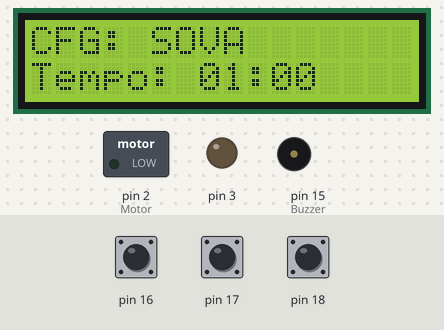
Bench run of a sketch on a simulated Arduino Uno, built with avr-gcc and run on an emulated ATmega328P. On the bench: 16×2 character LCD, switched loads named in the sketch (green lamp = pin HIGH), output pins drawn as LEDs (lit = HIGH), buzzer (waves = sounding, pin HIGH). Wiring (inferred from the names in the program): character LCD (HD44780): RS pin 8; E pin 9; data pin 4, pin 5, pin 6, pin 7. The test bench sets the inputs (shaded band); at power-on: pin 16 HIGH, pin 17 HIGH, pin 18 HIGH. Pins used as bus, display or sensor lines are not drawn.

Above: at 1.2 s.
1.3 s: pin 16 pulled LOW for 0.15 s
At 2.6 s:
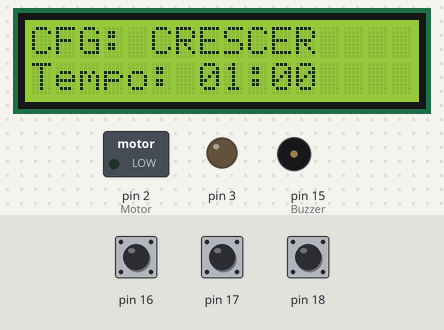
2.9 s: pin 16 pulled LOW for 1 s
At 5.1 s:
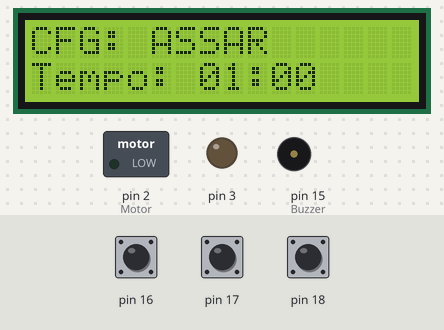
5.4 s: pin 16 pulled LOW for 0.15 s
At 5.9 s:
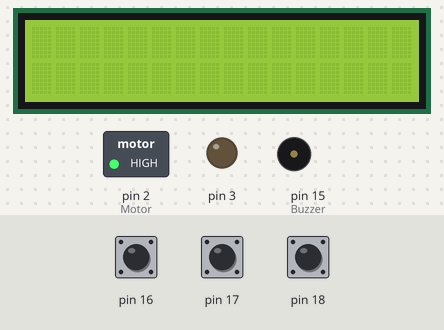
Timing chart, 0 to 8.4 s (numbered marks = the images above; inputs shaded):
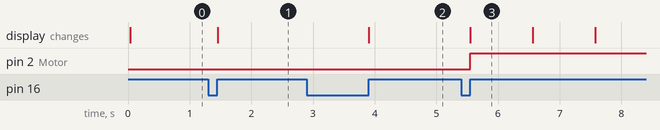

The sketch:

pao.ino
```cpp
/*
 * Panificadora Automática
 * Hardware: Arduino UNO (ATmega328P)
 *
 * Mapeamento de Pinos (Conforme PDF/Esquemático):
 * - LCD D4-D7: PD4-PD7 (Pinos Digitais 4, 5, 6, 7)
 * - LCD RS:    PB0 (Pino Digital 8)
 * - LCD E:     PB1 (Pino Digital 9)
 * - Motor:     PD2 (Pino Digital 3)
 * - Resistência: PD3 (Pino Digital 2)
 * - Buzzer:    PC1 (Pino Analógico A1 usado como Digital)
 * - Botão Sel: PC2 (Pino Analógico A2)
 * - Botão Up:  PC3 (Pino Analógico A3)
 * - Botão Down: PC4 (Pino Analógico A4)
 * - Sensor Temp: PC0 (Pino Analógico A0)
 */

#include <avr/io.h>
#include <util/delay.h>
#include <stdlib.h>
#include <stdbool.h>

#define set_bit(y, bit) (y |= (1 << bit))
#define clr_bit(y, bit) (y &= ~(1 << bit))
#define cpl_bit(y, bit) (y ^= (1 << bit))
#define tst_bit(y, bit) (y & (1 << bit))

// CONTR_LCD: porta de controle (RS, E) -> PORTB
// DADOS_LCD: porta dos 4 bits D4-D7 -> PORTD
#define CONTR_LCD PORTB
#define DADOS_LCD PORTD

// Bits de controle
#define RS 0   // PB0
#define E  1   // PB1

// Se os pinos de dados do LCD estiverem nos 4 MSB do PORTx, defina 1.
// No seu mapeamento D4-D7 = PD4-PD7 => 4 MSB de PORTD => nibble_dados = 1
#define nibble_dados 1

enum Estado {
  CONFIG_SOVA,
  CONFIG_CRESCIMENTO,
  CONFIG_ASSAR,
  RODANDO_SOVA,
  RODANDO_CRESCIMENTO,
  RODANDO_ASSAR,
  FINALIZADO
};

enum Estado estadoAtual = CONFIG_SOVA;

unsigned long contadorSegundos = 0;
unsigned long tempoRestanteSegundos = 0;
unsigned int contadorMs = 0;

// Tempos padrão (em minutos)
int tempoSova = 1; // 25
int tempoCrescer = 1; // 90
int tempoAssar = 1; // 40
int temperatura = 25;

// Controle de botões
unsigned int debounceCounter = 0;
bool botaoProcessado = false;

void cmd_LCD(unsigned char c, char cd);
void inic_LCD_4bits(void);
void pulso_enable(void);
void lcd_string(const char *str);
void lcd_set_cursor(int x, int y);
void exibe_tempo(unsigned long segundos);
void atualiza_display_config();
void gerencia_fase(const char* nomeFase);
int lerTemperatura();
long map(long x, long in_min, long in_max, long out_min, long out_max);

void setup() {
  // 1. Configuração de Portas (DDRx)
  DDRD |= 0xFC;  // Pinos 2-7 como saída (PD3-PD7)
  DDRB |= 0x03;  // Pinos 8-9 (PB0, PB1) como saída (RS, E)
  DDRC |= 0x02;  // PC1 (Buzzer) como saída
  DDRC &= ~0x1C; // PC2-PC4 como entrada (botões)

  // 2. Estado Inicial
  PORTC |= 0x1C;  // Pull-up nos botões (PC2-PC4)
  PORTD &= ~(1 << PD3); // Resistência OFF
  PORTD &= ~(1 << PD2); // Motor OFF
  PORTC &= ~(1 << PC1); // Buzzer OFF

  // 3. Configuração do ADC
  ADMUX = (1 << REFS0); // AVcc como referência
  ADCSRA = (1 << ADEN) | (1 << ADPS2) | (1 << ADPS1) | (1 << ADPS0); // Enable ADC, prescaler 128

  // 4. Inicializa LCD
  inic_LCD_4bits();

  // Tela Inicial
  cmd_LCD(0x01, 0);
  lcd_string("Panificadora");
  lcd_set_cursor(0, 1);
  lcd_string("UNO Iniciada");

  cmd_LCD(0x01, 0);
  atualiza_display_config();
}

void loop() {
  _delay_ms(1);
  contadorMs++;

  // Atualiza debounce
  if (debounceCounter > 0) {
    debounceCounter--;
  }

  static unsigned int contadorTemp = 0;

  if (estadoAtual == RODANDO_ASSAR) {
    contadorTemp++;
    if (contadorTemp >= 500) {
      contadorTemp = 0;
      temperatura = lerTemperatura();
    }
  } else {
    // reseta contador para evitar leitura imediata ao entrar em ASSAR
    contadorTemp = 0;
  }

  static unsigned int contMs = 0;

  // SÓ conta segundos durante execução
  if (estadoAtual == RODANDO_SOVA ||
      estadoAtual == RODANDO_CRESCIMENTO ||
      estadoAtual == RODANDO_ASSAR) {
    contMs++;
    if (contMs >= 1000) {
      contMs = 0;
      contadorSegundos++;
    }
  } else {
    contMs = 0;
  }

  int btn = 0; // 0:Nada, 1:Sel, 2:Up, 3:Down

  bool emExecucao = (estadoAtual == RODANDO_SOVA ||
                     estadoAtual == RODANDO_CRESCIMENTO ||
                     estadoAtual == RODANDO_ASSAR);

  bool todosSoltos = (PINC & (1 << PC2)) && (PINC & (1 << PC3)) && (PINC & (1 << PC4));

  if (todosSoltos) {
    botaoProcessado = false;
  }

  if (!emExecucao && debounceCounter == 0 && !botaoProcessado) {
    if (!(PINC & (1 << PC2))) {
      btn = 1;
      debounceCounter = 10; // 500ms debounce
      botaoProcessado = true;
    }
    else if (!(PINC & (1 << PC3))) {
      btn = 2;
      debounceCounter = 10;
      botaoProcessado = true;
    }
    else if (!(PINC & (1 << PC4))) {
      btn = 3;
      debounceCounter = 10;
      botaoProcessado = true;
    }
  }

  switch (estadoAtual) {

    case CONFIG_SOVA:
      if (btn == 2 && tempoSova < 99) {
        tempoSova++;
        atualiza_display_config();
      }
      else if (btn == 3 && tempoSova > 1) {
        tempoSova--;
        atualiza_display_config();
      }
      else if (btn == 1) {
        // Aguarda botão ser solto
        while (!(PINC & (1 << PC2))) {
          _delay_ms(10);
        }

        estadoAtual = CONFIG_CRESCIMENTO;
        cmd_LCD(0x01, 0);
        atualiza_display_config();

        // Reset flags
        botaoProcessado = false;
        debounceCounter = 0;
      }
      break;

    case CONFIG_CRESCIMENTO:
      if (btn == 2 && tempoCrescer < 180) {
        tempoCrescer++;
        atualiza_display_config();
      }
      else if (btn == 3 && tempoCrescer > 1) {
        tempoCrescer--;
        atualiza_display_config();
      }
      else if (btn == 1) {
        // Aguarda botão ser solto
        while (!(PINC & (1 << PC2))) {
          _delay_ms(10);
        }

        estadoAtual = CONFIG_ASSAR;
        cmd_LCD(0x01, 0);
        atualiza_display_config();

        // Reset flags
        botaoProcessado = false;
        debounceCounter = 0;
      }
      break;

    case CONFIG_ASSAR:
      if (btn == 2 && tempoAssar < 99) {
        tempoAssar++;
        atualiza_display_config();
      }
      else if (btn == 3 && tempoAssar > 1) {
        tempoAssar--;
        atualiza_display_config();
      }
      else if (btn == 1) {
        // Iniciar Ciclo
        while (!(PINC & (1 << PC2))) {
          _delay_ms(10); // Aguarda botão ser solto
        }

        estadoAtual = RODANDO_SOVA;
        tempoRestanteSegundos = tempoSova * 60UL;
        contadorSegundos = 0;

        // Reset COMPLETO dos contadores
        contadorMs = 0;
        debounceCounter = 0;
        botaoProcessado = false;

        cmd_LCD(0x01, 0);
        PORTD |= (1 << PD2); // Liga Motor
      }
      break;

    case RODANDO_SOVA:
      // Ignora botões durante execução
      gerencia_fase("SOVA");
      break;

    case RODANDO_CRESCIMENTO:
      // Ignora botões durante execução
      gerencia_fase("CRESCER");
      break;

    case RODANDO_ASSAR:
      // Ignora botões durante execução
      gerencia_fase("ASSAR");
      break;

    case FINALIZADO:
      if (btn == 1) {
        estadoAtual = CONFIG_SOVA;
        cmd_LCD(0x01, 0);
        atualiza_display_config();
      }
      break;
  }
}

int lerTemperatura() {
  // Seleciona canal A0
  ADMUX = (ADMUX & 0xF0) | 0x00;

  // Inicia conversão
  ADCSRA |= (1 << ADSC);

  // Aguarda conversão
  while (ADCSRA & (1 << ADSC));

  int leitura = ADC;

  int temp = map(leitura, 150, 600, 29, 120);

  // Limita valores
  if (temp < 0) temp = 0;
  if (temp > 150) temp = 150;

  return temp;
}

long map(long x, long in_min, long in_max, long out_min, long out_max) {
  return (x - in_min) * (out_max - out_min) / (in_max - in_min) + out_min;
}

void gerencia_fase(const char* titulo) {
  static unsigned long ultimoSegundo = 0;

  if (contadorSegundos != ultimoSegundo) {
    ultimoSegundo = contadorSegundos;

    if (tempoRestanteSegundos > 0) {
      tempoRestanteSegundos--;

      // Atualiza LCD com título e tempo
      lcd_set_cursor(0, 0);
      lcd_string(titulo);
      lcd_string(" ");
      exibe_tempo(tempoRestanteSegundos);
      lcd_string("   ");

      // Exibe temperatura somente durante ASSAR
      if (estadoAtual == RODANDO_ASSAR) {
        lcd_set_cursor(0, 1);
        lcd_string("Tmp:");
        char buf[5];
        itoa(temperatura, buf, 10);
        lcd_string(buf);
        lcd_string("C        ");
      } else {
        // limpa/oculta linha inferior nas outras fases
        lcd_set_cursor(0, 1);
        lcd_string("                ");
      }

    } else {
      // Transição de fase
      if (estadoAtual == RODANDO_SOVA) {
        PORTD &= ~(1 << PD2); // Desliga Motor
        estadoAtual = RODANDO_CRESCIMENTO;
        tempoRestanteSegundos = tempoCrescer * 60UL;
        contadorSegundos = 0;
        cmd_LCD(0x01, 0);
      }
      else if (estadoAtual == RODANDO_CRESCIMENTO) {
        PORTD |= (1 << PD3); // Liga Resistência (início do ASSAR)
        estadoAtual = RODANDO_ASSAR;
        tempoRestanteSegundos = tempoAssar * 60UL;
        contadorSegundos = 0;
        cmd_LCD(0x01, 0);
      }
      else if (estadoAtual == RODANDO_ASSAR) {
        PORTD &= ~(1 << PD3); // Desliga Resistência
        estadoAtual = FINALIZADO;
        cmd_LCD(0x01, 0);
        lcd_string("PAO PRONTO!");

        // Apita Buzzer
        for(int i = 0; i < 100; i++) {
          PORTC |= (1 << PC1);
          _delay_ms(1);
          PORTC &= ~(1 << PC1);
          _delay_ms(1);
        }
      }
    }
  }
}

void pulso_enable() {
  set_bit(CONTR_LCD, E);
  _delay_us(1);
  clr_bit(CONTR_LCD, E);
  _delay_us(50);
}

void cmd_LCD(unsigned char c, char cd) // c é o dado  e cd indica se é instrução(0) ou caractere(1)
{
    if (cd == 0)
        clr_bit(CONTR_LCD, RS);
    else
        set_bit(CONTR_LCD, RS);

    // primeiro nibble de dados - 4 MSB
#if (nibble_dados) // compila código para os pinos de dados do LCD nos 4 MSB do PORT
    DADOS_LCD = (DADOS_LCD & 0b00001111) | (0b11110000 & c);
#else // compila código para os pinos de dados do LCD nos 4 LSB do PORT
    DADOS_LCD = (DADOS_LCD & 0xF0) | (c >> 4);
#endif

    pulso_enable();

    // segundo nibble de dados - 4 LSB
#if (nibble_dados) // compila código para os pinos de dados do LCD nos 4 MSB do PORT
    DADOS_LCD = (DADOS_LCD & 0b00001111) | (0b11110000 & (c << 4));
#else // compila código para os pinos de dados do LCD nos 4 LSB do PORT
    DADOS_LCD = (DADOS_LCD & 0xF0) | (0x0F & c);
#endif

    pulso_enable();

    if ((cd == 0) && (c < 4)) // se for instrução de retorno ou limpeza espera LCD estar pronto
        _delay_ms(2);
}

void inic_LCD_4bits() // sequência ditada pelo fabricante do HD44780
{
    clr_bit(CONTR_LCD, RS); // RS em zero indicando que o dado para o LCD será uma instrução
    clr_bit(CONTR_LCD, E);  // pino de habilitação em zero

    _delay_ms(20); // tempo para estabilizar a tensão do LCD

    cmd_LCD(0x30, 0);

    pulso_enable(); // habilitação respeitando os tempos de resposta do LCD
    _delay_ms(5);
    pulso_enable();
    pulso_enable(); /*até aqui ainda é uma interface de 8 bits.*/

    // interface de 4 bits, deve ser enviado duas vezes (a outra está abaixo)
    cmd_LCD(0x20, 0);

    pulso_enable();
    cmd_LCD(0x28, 0); // interface de 4 bits 2 linhas (0x2 e 0x8)
    cmd_LCD(0x08, 0); // desliga o display
    cmd_LCD(0x01, 0); // limpa todo o display
    cmd_LCD(0x0F, 0); // mensagem aparente cursor inativo não piscando
    cmd_LCD(0x80, 0); // inicializa cursor na primeira posição a esquerda - 1a linha
    cmd_LCD(0x0C, 0); // Desliga o cursor piscar
}

void lcd_string(const char *str) {
  while (*str) {
    cmd_LCD(*str++, 1);
  }
}

void lcd_set_cursor(int x, int y) {
  unsigned char addr = 0x80 + x + (y * 0x40);
  cmd_LCD(addr, 0);
}

void exibe_tempo(unsigned long segundos) {
  int h = segundos / 60;
  int m = (segundos - h*60);
  char buf[4];

  if(h < 10) cmd_LCD('0', 1);
  itoa(h, buf, 10);
  lcd_string(buf);
  cmd_LCD(':', 1);
  if(m < 10) cmd_LCD('0', 1);
  itoa(m, buf, 10);
  lcd_string(buf);
}

void atualiza_display_config() {
  lcd_set_cursor(0, 0);

  if(estadoAtual == CONFIG_SOVA)
    lcd_string("CFG: SOVA    ");
  else if(estadoAtual == CONFIG_CRESCIMENTO)
    lcd_string("CFG: CRESCER ");
  else
    lcd_string("CFG: ASSAR   ");

  lcd_set_cursor(0, 1);
  lcd_string("Tempo: ");

  int t = (estadoAtual == CONFIG_SOVA) ? tempoSova :
          (estadoAtual == CONFIG_CRESCIMENTO ? tempoCrescer : tempoAssar);

  exibe_tempo(t * 60UL);
  lcd_string("  ");
}
```

Measured:
- after the input at 1.3 s, the display: changes after 0.16 s (image 1)
- after the input at 2.9 s, the display: changes after 1.0 s (image 2)
- after the input at 5.4 s, pin 2 (Motor): LOW → HIGH after 0.15 s; the display: changes after 0.15 s (image 3)
- what the display in image 3 shows lasts 1.0 s, from 5.6 s to 6.6 s
